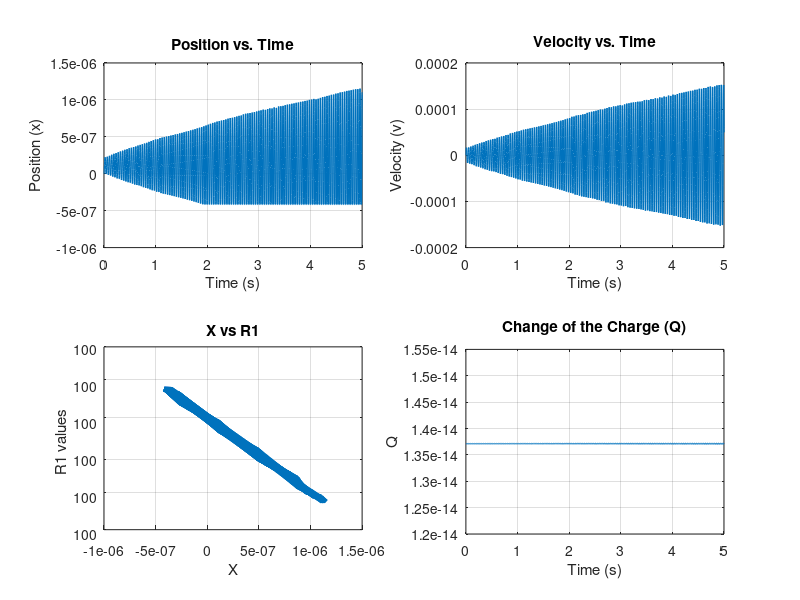

Reproduce this figure in MATLAB.
clear all;
close all;
clc;

%Q değerleri eklenecek
 
% ** Capacitor Variables ** %
A = 0.0009;                          % Area of a single plate (m^2)
Cd = 46.48*10^-6;                    % Distance between plates (m)
Cdmin = 0.415*10^-6;                 % Minimum distance between plates (m)
m = 33.75*10^-3;                     % Weigth of a single plate (kg)
K = 2.1;                             % Dielectric constant of PTFE   %Only for test purposes and not used in the final calculations.
E0 = 8.85*10^-12;                    % Vacuum permittivity (C^2/Nm^2)

C = E0*A/Cd;

% fprintf('Capacitance = %d\n', C);

% ** Spring variables ** %
G = 7.72 * 10^10;                    % shear modulus of stainless steel 302 (N/m^2)
d = 1.2 * 10^-3;                     % diameter of the wire (m)
D = 14 * 10^-3;                      % mean diameter of the coils (m)
N = 10;                              % number of coils contributing to the spring's elasticity

k = G * d^4 /(8*D^3 * N); 

%fprintf('Spring constant k = %d\n', k);


% ** Circuit Variables ** %
Vin = 5;                             % Input Voltage (V)
R2 = 10^3;                           % R2 value (ohm)

% Function for R1 
a = 100;
b = 1;
R1 = @(x) a ./ (x + b);


% == Simulation Setup == %

odefun = @(t,y)[
    y(2); % y(1) = x, y(2) = v dx/dt = v
    (E0*A * Vin^2 * R1(y(1)) / ((R1(y(1)) + R2)^2 * 2 * Cd^2 * (y(1) + Cd) * m)) - (k / m) * y(1) % dv/dt
];

% Event function to limit x from going below -0.415×10^-6
% If x goes below -0.415×10^-6 the capacitance will short and won't work
function [value, isterminal, direction] = lowerLimitCondition(t, y)
    lower_limit = -0.415e-6; 
    value = y(1) - lower_limit;  
    isterminal = 0;  
    direction = -1;  
end


% == Initial conditions of the system == %
x0 = 0;
v0 = 0;
y0 = [x0; v0];

% time span 
tspan = [0,5];

% == Start the Simulation == %
options = odeset('Events', @lowerLimitCondition);
[t, y, te, ye, ie] = ode45(odefun, tspan, y0, options);

x = y(:, 1); %position
v = y(:, 2); %velocity

x(x <= -0.415e-6) = -0.415e-6;  % sets x to -0.415×10^-6 when it  reaches below

% == Charge of the capacitor
q2 = (Vin^2 .* R1(x)) ./ ((R1(x) + R2).^2) .* (E0 * A ./ (x + d));

% == Plot the results == %
figure;
subplot(2, 2, 1);
plot(t, x, 'LineWidth', 1);
xlabel('Time (s)');
ylabel('Position (x)');
title('Position vs. Time');
grid on;

subplot(2, 2, 2);
plot(t, v, 'LineWidth', 1);
xlabel('Time (s)');
ylabel('Velocity (v)');
title('Velocity vs. Time');
grid on;

R1_values = R1(x);
subplot(2, 2, 3);
plot(x, R1_values, 'LineWidth', 3)
xlabel('X');
ylabel('R1 values');
title('X vs R1');
grid on;


subplot(2, 2, 4);
plot(t, q2, 'LineWidth', 1)
xlabel('Time (s)');
ylabel('Q');
title('Change of the Charge (Q)');
grid on;

% Display the final time of the system and thee final position
disp(['Final time: ', num2str(t(end)), ' seconds']);
disp(['Final position: ', num2str(x(end))]);

